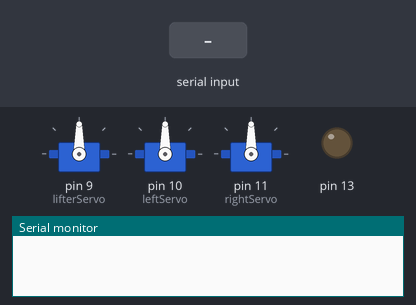
Recording of a sketch running on a simulated Arduino Uno, built with avr-gcc and run on an emulated ATmega328P. Parts: 3 × servo, output pins drawn as LEDs (lit = HIGH), the last lines printed to the serial monitor. Inputs (shaded band) come from the test bench.

Above: at 1.2 s.
1.3 s: "l\n" received over Serial
At 2.3 s:
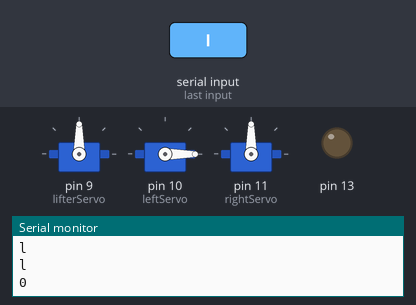
2.8 s: "r\n" received over Serial
At 3.4 s:
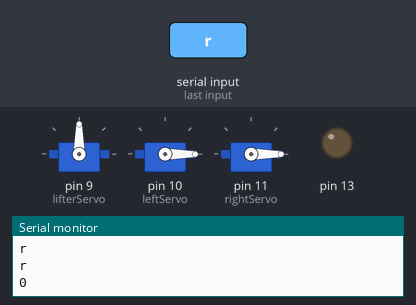
4.3 s: "i\n" received over Serial
At 5.7 s:
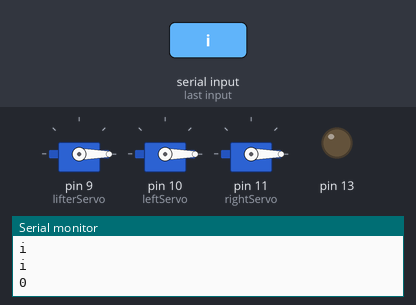
Timing chart, 0 to 7.3 s (numbered marks = the images above; inputs shaded):
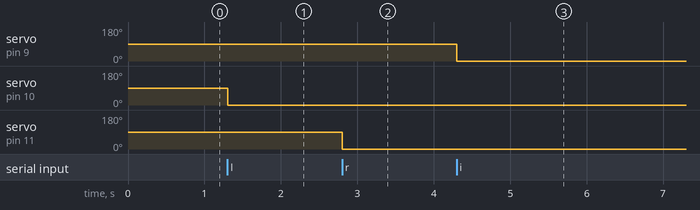

Measured:
- after the input at 1.3 s, servo on pin 10 (leftServo): 90° → 0° at once
- after the input at 2.8 s, servo on pin 11 (rightServo): 90° → 0° at once
- after the input at 4.3 s, servo on pin 9 (lifterServo): 90° → 0° at once

The sketch:

WhiteboardWriter.ino
```cpp
#include <Servo.h>

Servo leftServo;  // create left servo
Servo rightServo;  // create right servo
Servo lifterServo;  // create lifter servo

String inputString = "";         // a string to hold incoming data
boolean stringComplete = false;  // whether the string is complete

int leftCounter;
int rightCounter;

void setup() {
  lifterServo.attach(9);
  leftServo.attach(10);
  rightServo.attach(11);

  lifterServo.write(90);
  leftServo.write(90);
  rightServo.write(90);

  // initialize serial:
  Serial.begin(9600);
  // reserve 200 bytes for the inputString:
  inputString.reserve(200);
  pinMode(13, OUTPUT);
}

void loop() {
  //
  //  lifterServo.write(90);
  //  leftServo.write(90);
  //  rightServo.write(90);
  //  return;

  if (stringComplete) {
    Serial.println(inputString);

    String servoId = inputString.substring(0, 1);
    int servoPosition = inputString.substring(1, inputString.indexOf('\n')).toInt();
    servoId.toLowerCase();

    if(servoId == "l") {
      Serial.println(servoId);
      leftServo.write(servoPosition);
    } else if(servoId == "r") {
      Serial.println(servoId);
      rightServo.write(servoPosition);
    } else if(servoId == "i") {
      Serial.println(servoId);
      lifterServo.write(servoPosition);
    }
    Serial.println(servoPosition);

    inputString = "";
    stringComplete = false;
  }
}

void serialEvent() {
  while (Serial.available()) {
    // get the new byte:
    char inChar = (char)Serial.read();
    // add it to the inputString:
    inputString += inChar;
    // if the incoming character is a newline, set a flag
    // so the main loop can do something about it:
    if (inChar == '\n') {
      stringComplete = true;
    }
  }
}
```
